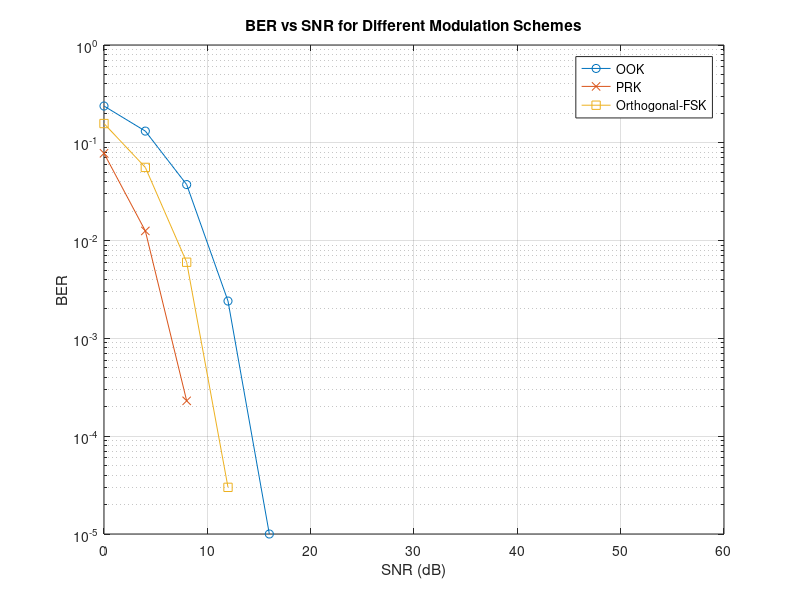

The MATLAB script that drew this image: (Note: this script raises an error after producing the figure.)
% Simulation Parameters
N = 1e5;  % Number of bits
SNR_dB = 0:4:60;  % SNR range in dB
SNR = 10.^(SNR_dB/10);  % SNR in linear scale

% Generate random binary data vector
data = randi([0 1], N, 1);

% Initialize BER arrays
BER_OOK = zeros(length(SNR_dB), 1);
BER_PRK = zeros(length(SNR_dB), 1);
BER_FSK = zeros(length(SNR_dB), 1);

% Loop over different SNR values
for i = 1:length(SNR_dB)
    % OOK Modulation and Demodulation
    OOK_signal = data;  % OOK modulation: no change
    noise_OOK = sqrt(1/(2*SNR(i)))*randn(N, 1);
    OOK_received = OOK_signal + noise_OOK;  % Add noise
    OOK_demod = OOK_received > 0.5;  % Demodulation
    BER_OOK(i) = sum(data ~= OOK_demod) / N;  % Calculate BER

    % PRK (BPSK) Modulation and Demodulation
    PRK_signal = 2*data - 1;  % PRK modulation: 0 -> -1, 1 -> 1
    noise_PRK = sqrt(1/(2*SNR(i)))*randn(N, 1);
    PRK_received = PRK_signal + noise_PRK;  % Add noise
    PRK_demod = PRK_received > 0;  % Demodulation
    BER_PRK(i) = sum(data ~= PRK_demod) / N;  % Calculate BER

    % Orthogonal-FSK Modulation and Demodulation
    FSK_signal = (data == 0) + 1i*(data == 1);  % FSK modulation
    noise_FSK = sqrt(1/(2*SNR(i)))*(randn(N, 1) + 1i*randn(N, 1));
    FSK_received = FSK_signal + noise_FSK;  % Add noise
    FSK_demod = real(FSK_received) < imag(FSK_received);  % Demodulation
    BER_FSK(i) = sum(data ~= FSK_demod) / N;  % Calculate BER
end

% Plot results
figure;
semilogy(SNR_dB, BER_OOK, '-o', 'DisplayName', 'OOK');
hold on;
semilogy(SNR_dB, BER_PRK, '-x', 'DisplayName', 'PRK');
semilogy(SNR_dB, BER_FSK, '-s', 'DisplayName', 'Orthogonal-FSK');
xlabel('SNR (dB)');
ylabel('BER');
title('BER vs SNR for Different Modulation Schemes');
legend;
grid on;

% Evaluate using MATLAB built-in functions
mod_types = {'pam', 'psk', 'fsk'};
BER_builtin = zeros(length(SNR_dB), length(mod_types));

for j = 1:length(mod_types)
    for i = 1:length(SNR_dB)
        M = 2;  % Binary modulation
        switch mod_types{j}
            case 'pam'
                hMod = comm.PAMModulator(M);
                hDemod = comm.PAMDemodulator(M);
            case 'psk'
                hMod = comm.PSKModulator(M, 'BitInput', true);
                hDemod = comm.PSKDemodulator(M, 'BitOutput', true);
            case 'fsk'
                hMod = comm.FSKModulator(M, 'BitInput', true);
                hDemod = comm.FSKDemodulator(M, 'BitOutput', true);
        end
        y = step(hMod, data);
        y_noisy = awgn(y, SNR_dB(i), 'measured');
        z = step(hDemod, y_noisy);
        BER_builtin(i, j) = biterr(data, z) / N;
    end
end

% Plot built-in function results
figure;
semilogy(SNR_dB, BER_builtin(:, 1), '-o', 'DisplayName', 'Built-in PAM');
hold on;
semilogy(SNR_dB, BER_builtin(:, 2), '-x', 'DisplayName', 'Built-in PSK');
semilogy(SNR_dB, BER_builtin(:, 3), '-s', 'DisplayName', 'Built-in FSK');
xlabel('SNR (dB)');
ylabel('BER');
title('BER vs SNR for Different Modulation Schemes (Built-in)');
legend;
grid on;

% 16QAM Modulation using qammod and qamdemod
M = 16;
dataSymbols = randi([0 M-1], N, 1);  % Generate random symbols for 16QAM
BER_16QAM = zeros(length(SNR_dB), 1);

for i = 1:length(SNR_dB)
    % Modulate
    y = qammod(dataSymbols, M, 'UnitAveragePower', true);
    % Add noise
    y_noisy = awgn(y, SNR_dB(i), 'measured');
    % Demodulate
    z = qamdemod(y_noisy, M, 'UnitAveragePower', true);
    % Calculate BER
    [~, BER_16QAM(i)] = biterr(dataSymbols, z);
end

% Plot 16QAM results
figure;
semilogy(SNR_dB, BER_16QAM, '-o', 'DisplayName', '16QAM');
xlabel('SNR (dB)');
ylabel('BER');
title('BER vs SNR for 16QAM');
legend;
grid on;
